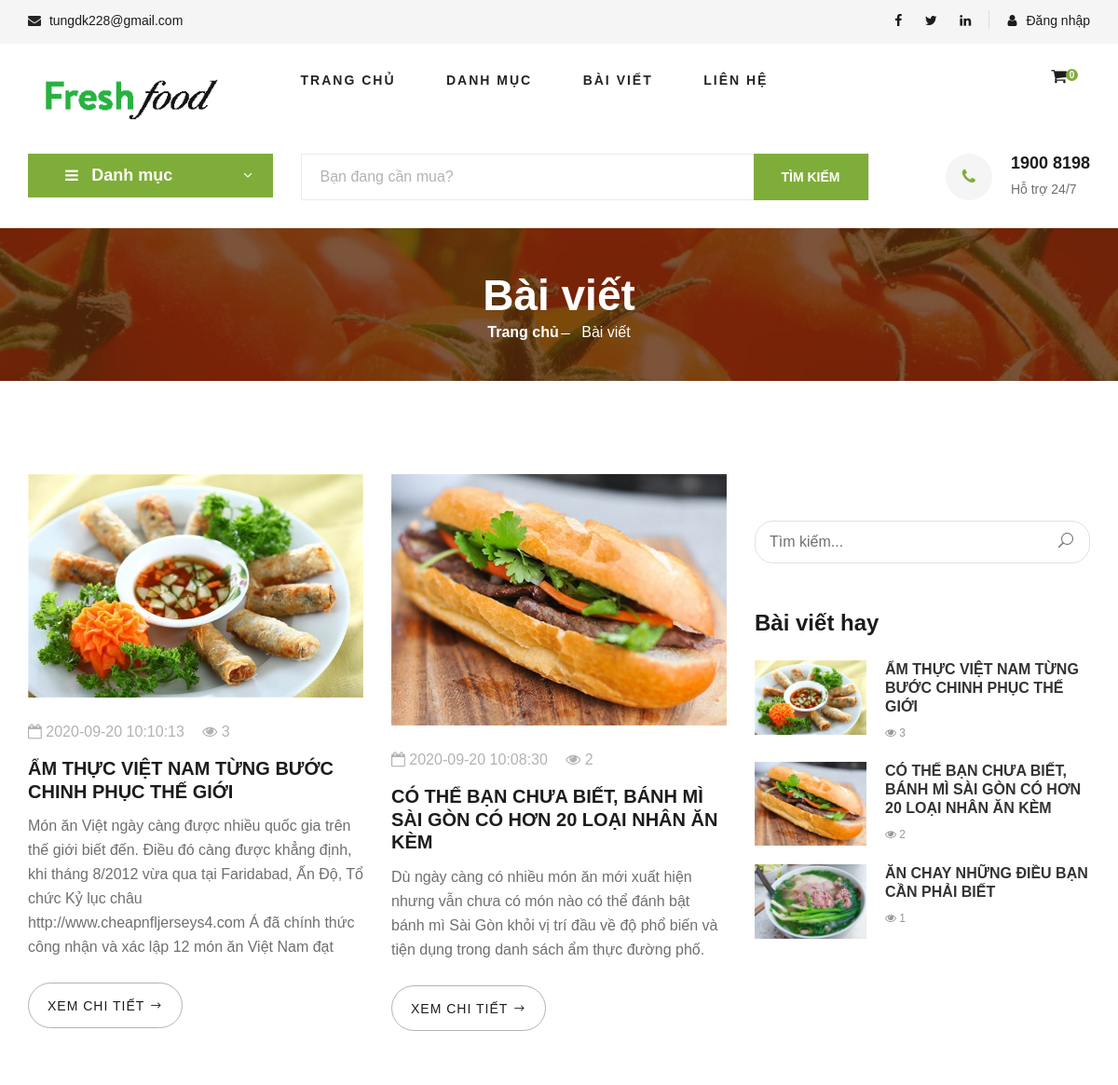
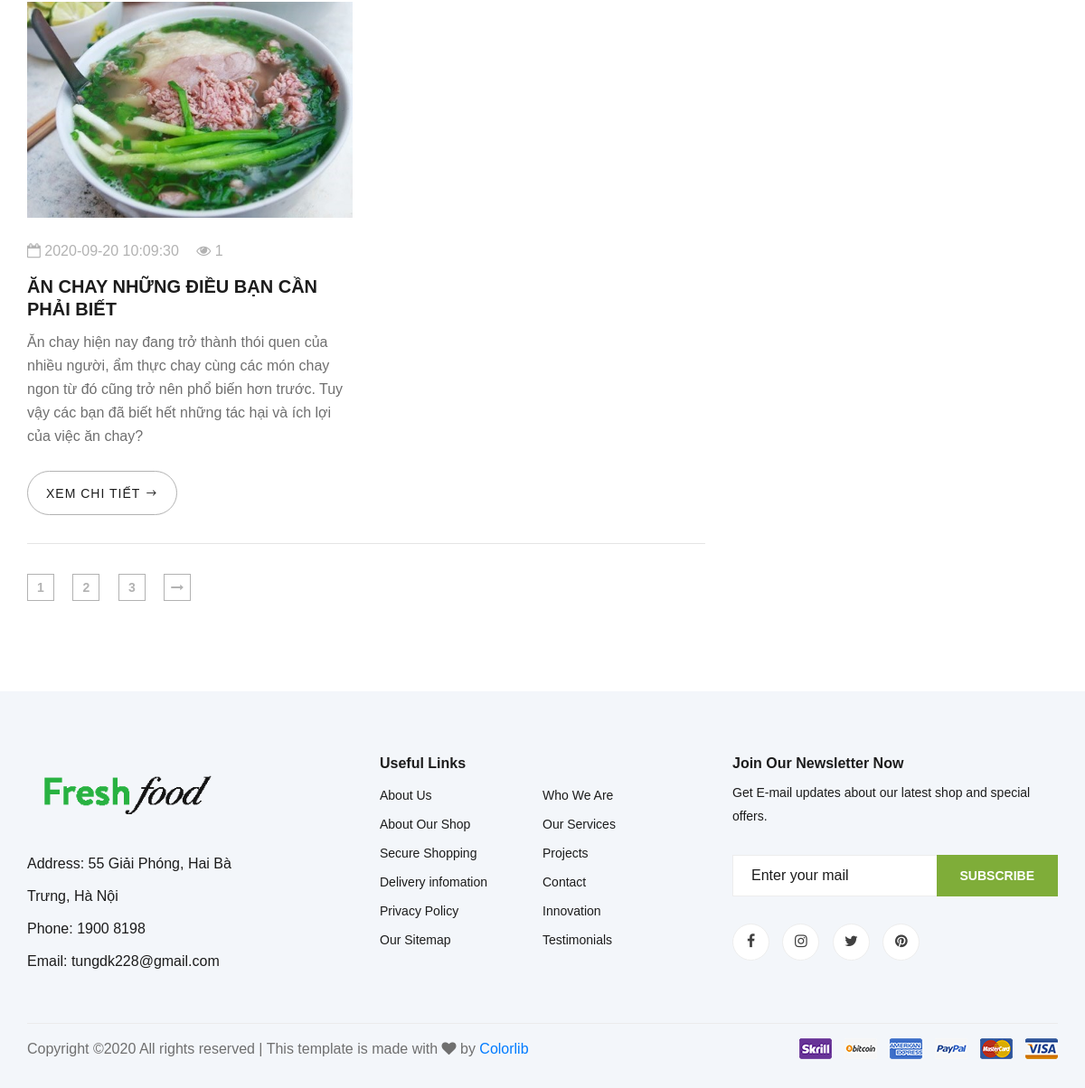
Screenshot of /index.php/blog with the database file from the repository (2 pictures, top to bottom).
### tables this page shows
CREATE TABLE `news` (
  `id` int(11) NOT NULL,
  `title` varchar(100) DEFAULT NULL,
  `description` varchar(255) DEFAULT NULL,
  `slug` varchar(255) DEFAULT NULL,
  `content` text DEFAULT NULL,
  `image` varchar(255) DEFAULT NULL,
  `created_at` datetime DEFAULT NULL,
  `views` int(11) DEFAULT 0,
  `status` bit(1) DEFAULT NULL
);

### application/controllers/Blog.php (called while the page is built, shortened)
<?php
class Blog extends MY_Controller{
	public function __construct()
	{
		parent::__construct();
		$this->load->model('news_model');
		$this->views_news();
	}
	function views_news(){
		$input =array();
		$input['order'] = array('views', 'DESC');
		$input['limit'] = array(5, 0);
		$input['where'] = array('status'=>1);
		$views_news = $this->news_model->get_list($input);
		$this->data['views_news'] = $views_news;
	}
	function index(){
		$input =array();
		$input['order'] = array('views', 'DESC');
		$input['where'] = array('status'=>1);
		$list_news = $this->news_model->get_list($input);
		$this->data['list_news'] = $list_news;
		$this->data['hero_normal']= 'hero_normal';
		$this->data['page_title'] = 'Bài viết';
		$this->data['temp'] = 'site/blog/index';
		$this->load->view('site/layout_site', $this->data);
	}
}

### index.php (called while the page is built, shortened)
<?php
require_once BASEPATH.'core/CodeIgniter.php';

### application/core/MY_Model.php (called while the page is built, shortened)
<?php if ( ! defined('BASEPATH')) exit('No direct script access allowed');
class MY_Model extends CI_Model {
	var $table = '';
	var $key = 'id';
	var $order = '';
	function get_info_rule($where = array(), $field= '')
	{
		if($field)
		{
			$this->db->select($field);
		}
		$this->db->where($where);
		$query = $this->db->get($this->table);
		if ($query->num_rows())
		{
			return $query->row();
		}
		return FALSE;
	}
	function get_list($input = array())
	{
		$query = $this->db->get($this->table);
		return $query->result();
	}
	protected function get_list_set_input($input = array())
	{
		if ((isset($input['where'])) && $input['where'])
		{
			$this->db->where($input['where']);
		}
		if (isset($input['order'][0]) && isset($input['order'][1]))
		{
			$this->db->order_by($input['order'][0], $input['order'][1]);
		}
		else
		{
			$order = ($this->order == '') ? array($this->table.'.'.$this->key, 'desc') : $this->order;
			$this->db->order_by($order[0], $order[1]);
		}
		if (isset($input['limit'][0]) && isset($input['limit'][1]))
		{
			$this->db->limit($input['limit'][0], $input['limit'][1]);
		}
	}
}
?>

### application/core/MY_Controller.php (called while the page is built, shortened)
<?php
class MY_Controller extends CI_Controller
{
	function __construct()
	{
		$controller = $this->uri->segment(1);
		switch ($controller){
			default:
				$setting_facebook = $this->setting_model->get_info_rule(array('setting_key'=>'facebook'),'setting_value');
		}
	}
}

### application/views/site/blog/index.php (the view)
<?php $this->load->view('site/partials/banner')?>
<section class="blog spad">
	<div class="container">
		<div class="row">
			<div class="col-lg-8 col-md-7">
				<div class="row">
					<?php foreach ($list_news as $news): ?>
					<div class="col-lg-6 col-md-6 col-sm-6">
						<div class="blog__item">
							<div class="blog__item__pic">
								<a href="<?php echo base_url('blog/'. $news->id .'-'. $news->slug.'.html')?>"><img src="<?php echo base_url('uploads/news/'.$news->image) ?>" alt=""></a>
							</div>
							<div class="blog__item__text">
								<ul>
									<li><i class="fa fa-calendar-o"></i> <?= $news->created_at ?></li>
									<li><i class="fa fa-eye"></i> <?= $news->views ?></li>
								</ul>
								<h5><a href="<?php echo base_url('blog/'. $news->id .'-'. $news->slug.'.html')?>"><?= $news->title ?></a></h5>
								<p><?= $news->description ?> </p>
								<a href="<?php echo base_url('blog/'. $news->id .'-'. $news->slug.'.html')?>" class="blog__btn">Xem chi tiết<span class="arrow_right"></span></a>
							</div>
						</div>
					</div>
					<?php endforeach; ?>
					<div class="col-lg-12">
						<div class="product__pagination blog__pagination">
							<a href="#">1</a>
							<a href="#">2</a>
							<a href="#">3</a>
							<a href="#"><i class="fa fa-long-arrow-right"></i></a>
						</div>
					</div>
				</div>
			</div>
			<div class="col-lg-4 col-md-5">
				<?php $this->load->view('site/blog/partials/right') ?>
			</div>
		</div>
	</div>
</section>

### application/views/site/layout_site.php (shortened to what this page needs)
<!DOCTYPE html>
<html lang="vi">
<head>
	<?php $this->load->view('site/partials/head');?>
</head>
<body>
    <?php $this->load->view('site/partials/header');?>
	<?php  $this->load->view($temp, $this->data);?>
   <?php $this->load->view('site/partials/footer')?>
	<?php $this->load->view('site/partials/back_to_top');?>
</body>
</html>

### application/views/site/partials/head.php (shortened to what this page needs)
<link rel="stylesheet" href="css/bootstrap.min.css" type="text/css">
<link rel="stylesheet" href="css/font-awesome.min.css" type="text/css">
<link rel="stylesheet" href="css/elegant-icons.css" type="text/css">
<link rel="stylesheet" href="css/nice-select.css" type="text/css">
<link rel="stylesheet" href="css/jquery-ui.min.css" type="text/css">
<link rel="stylesheet" href="css/owl.carousel.min.css" type="text/css">
<link rel="stylesheet" href="css/slicknav.min.css" type="text/css">
<link rel="stylesheet" href="css/style.css" type="text/css">
<link rel="stylesheet" href="css/user/user.css" type="text/css">

### application/views/site/partials/header.php (shortened to what this page needs)
<header class="header">
	<div class="header__top">
		<div class="container">
			<div class="row">
				<div class="col-lg-6 col-md-6">
					<div class="header__top__left">
						<ul>
							<?php if(isset($email)){ ?>
								<li><i class="fa fa-envelope"></i>  <?= $email; ?> </li>
							<?php } ?>
						</ul>
					</div>
				</div>
				<div class="col-lg-6 col-md-6">
					<div class="header__top__right">
						<div class="header__top__right__social">
							<?php if(isset($facebook)){ ?>
								<a href="<?= $facebook;?>" target="_blank"><i class="fa fa-facebook"></i></a>
							<?php } ?>
							<?php if(isset($twitter)){ ?>
								<a href="<?= $twitter;?>" target="_blank"><i class="fa fa-twitter"></i></a>
							<?php } ?>
							<?php if(isset($linkedin)){ ?>
								<a href="<?= $linkedin;?>" target="_blank"><i class="fa fa-linkedin"></i></a>
							<?php } ?>
						</div>
						<div class="header__top__right__auth">
							<?php $this->load->view('site/partials/account') ?>
						</div>
					</div>
				</div>
			</div>
		</div>
	</div>
	<div class="container">
		<div class="row">
			<div class="col-lg-3">
				<div class="header__logo">
					<a href="<?php echo base_url('home'); ?>"><img src="img/logo.png" alt=""></a>
				</div>
			</div>
			<div class="col-lg-6">
				<nav class="header__menu">
					<ul>
						<li><a href="<?php echo base_url('home'); ?>">Trang chủ</a></li>
						<li><a >Danh mục</a>
						</li>
						<li><a href="<?php echo base_url('blog') ?>">Bài viết</a></li>
						<li><a href="<?php echo base_url('contact')?> ">Liên hệ</a></li>
					</ul>
				</nav>
			</div>
			<div class="col-lg-3">
				<div class="header__cart">
					<ul>
						<li><a href="<?php echo base_url('cart')?>"><i class="fa fa-shopping-cart"></i> <span id="count_cart"><?php if($user_id_login):?> <?php echo $count_cart; else: echo '0'; endif;?></span></a></li>
					</ul>
				</div>
			</div>
		</div>
	</div>
</header>
<section class="hero <?php if(isset($hero_normal)) echo 'hero-normal'?>">
	<div class="container">
		<div class="row">
			<div class="col-lg-3">
				<div class="hero__categories">
					<div class="hero__categories__all">
						<i class="fa fa-bars"></i>
						<span>Danh mục</span>
					</div>
				</div>
			</div>
			<div class="col-lg-9">
				<div class="hero__search">
					<div class="hero__search__form">
						<form action="<?php echo base_url('/search')?>" method="GET">
							<input type="text" placeholder="Bạn đang cần mua?" name="keyword">
							<button type="submit" class="site-btn">Tìm kiếm</button>
						</form>
					</div>
					<div class="hero__search__phone">
						<div class="hero__search__phone__icon">
							<i class="fa fa-phone"></i>
						</div>
						<div class="hero__search__phone__text">
							<?php if(isset($phone)): ?>
								<h5><?= $phone;?></h5>
							<?php endif; ?>
							<span>Hỗ trợ 24/7</span>
						</div>
					</div>
				</div>
			</div>
		</div>
	</div>
</section>

### application/views/site/partials/account.php
<?php if($this->session->userdata('user_id_login')):?>
	<a href="<?=  base_url('user');?>"><i class="fa fa-user"></i> <?= $this->session->userdata('user_name_login') ?></a>
<?php else: ?>
	<a href="<?=  base_url('login');?>"><i class="fa fa-user"></i> Đăng nhập</a>
<?php endif; ?>

### application/views/site/partials/banner.php
<section class="breadcrumb-section set-bg" data-setbg="img/breadcrumb.jpg">
	<div class="container">
		<div class="row">
			<div class="col-lg-12 text-center">
				<div class="breadcrumb__text">
					<h2><?= $page_title ?></h2>
					<div class="breadcrumb__option">
						<a href="<?php echo base_url('home') ?>">Trang chủ </a>
						<span><?= $page_title ?></span>
					</div>
				</div>
			</div>
		</div>
	</div>
</section>

### application/views/site/blog/partials/right.php
<div class="blog__sidebar">
	<div class="blog__sidebar__search">
		<form action="<?php echo base_url('blog/blog_search')?>" method="post">
			<input type="text" placeholder="Tìm kiếm..." name="keyword">
			<button type="submit"><span class="icon_search"></span></button>
		</form>
	</div>
	<div class="blog__sidebar__item">
		<h4>Bài viết hay</h4>
		<div class="blog__sidebar__recent">
			<?php foreach ($views_news as $news): ?>
				<a href="<?php echo base_url('blog/'. $news->id .'-'. $news->slug.'.html')?>" class="blog__sidebar__recent__item">
					<div class="blog__sidebar__recent__item__pic">
						<img src="<?php echo base_url('uploads/news/'.$news->image)?>" alt="" style="width: 120px">
					</div>
					<div class="blog__sidebar__recent__item__text">
						<h6><?= $news->title ?></h6>
						<span><i class="fa fa-eye"></i> <?= $news->views ?></span>
					</div>
				</a>
			<?php endforeach; ?>
		</div>
	</div>
</div>

### application/views/site/partials/footer.php
<footer class="footer spad">
	<div class="container">
		<div class="row">
			<div class="col-lg-3 col-md-6 col-sm-6">
				<div class="footer__about">
					<div class="footer__about__logo">
						<a href="./index.html"><img src="img/logo.png" alt=""></a>
					</div>
					<ul>
						<li>Address: <?= $address; ?></li>
						<li>Phone: <?= $phone; ?></li>
						<li>Email: <?= $email; ?></li>
					</ul>
				</div>
			</div>
			<div class="col-lg-4 col-md-6 col-sm-6 offset-lg-1">
				<div class="footer__widget">
					<h6>Useful Links</h6>
					<ul>
						<li><a href="#">About Us</a></li>
						<li><a href="#">About Our Shop</a></li>
						<li><a href="#">Secure Shopping</a></li>
						<li><a href="#">Delivery infomation</a></li>
						<li><a href="#">Privacy Policy</a></li>
						<li><a href="#">Our Sitemap</a></li>
					</ul>
					<ul>
						<li><a href="#">Who We Are</a></li>
						<li><a href="#">Our Services</a></li>
						<li><a href="#">Projects</a></li>
						<li><a href="#">Contact</a></li>
						<li><a href="#">Innovation</a></li>
						<li><a href="#">Testimonials</a></li>
					</ul>
				</div>
			</div>
			<div class="col-lg-4 col-md-12">
				<div class="footer__widget">
					<h6>Join Our Newsletter Now</h6>
					<p>Get E-mail updates about our latest shop and special offers.</p>
					<form action="#">
						<input type="text" placeholder="Enter your mail">
						<button type="submit" class="site-btn">Subscribe</button>
					</form>
					<div class="footer__widget__social">
						<a href="#"><i class="fa fa-facebook"></i></a>
						<a href="#"><i class="fa fa-instagram"></i></a>
						<a href="#"><i class="fa fa-twitter"></i></a>
						<a href="#"><i class="fa fa-pinterest"></i></a>
					</div>
				</div>
			</div>
		</div>
		<div class="row">
			<div class="col-lg-12">
				<div class="footer__copyright">
					<div class="footer__copyright__text"><p>
							Copyright &copy;<script>document.write(new Date().getFullYear());</script> All rights reserved | This template is made with <i class="fa fa-heart" aria-hidden="true"></i> by <a href="https://colorlib.com" target="_blank">Colorlib</a>
							</p></div>
					<div class="footer__copyright__payment"><img src="img/payment-item.png" alt=""></div>
				</div>
			</div>
		</div>
	</div>
</footer>

### application/views/site/partials/back_to_top.php (shortened to what this page needs)
<head>
</head>
<body>
</body>

### rows the page displays
news: image (picture), created_at "2020-09-20 10:10:13", views "3", title "ẨM THỰC VIỆT NAM TỪNG BƯỚC CHINH PHỤC THẾ GIỚI", description "Món ăn Việt ngày càng được nhiều quốc gia trên thế giới biết đến. Điều đó càng được khẳng định, khi tháng 8/2012 vừa qua tại Faridabad, Ấn Độ, Tổ chức Kỷ lục châu http://www.cheapnfljerseys4.com Á đã chính thức công nhận và xác lập 12 món ăn Việt Nam đạt"
news: image (picture), created_at "2020-09-20 10:08:30", views "2", title "CÓ THỂ BẠN CHƯA BIẾT, BÁNH MÌ SÀI GÒN CÓ HƠN 20 LOẠI NHÂN ĂN KÈM", description "Dù ngày càng có nhiều món ăn mới xuất hiện nhưng vẫn chưa có món nào có thể đánh bật bánh mì Sài Gòn khỏi vị trí đầu về độ phổ biến và tiện dụng trong danh sách ẩm thực đường phố."
news: image (picture), created_at "2020-09-20 10:09:30", views "1", title "ĂN CHAY NHỮNG ĐIỀU BẠN CẦN PHẢI BIẾT", description "Ăn chay hiện nay đang trở thành thói quen của nhiều người, ẩm thực chay cùng các món chay ngon từ đó cũng trở nên phổ biến hơn trước. Tuy vậy các bạn đã biết hết những tác hại và ích lợi của việc ăn chay?"

### other values shown
$email "tungdk228@gmail.com"
$phone "1900 8198"
$page_title "Bài viết"
$address "55 Giải Phóng, Hai Bà Trưng, Hà Nội"
